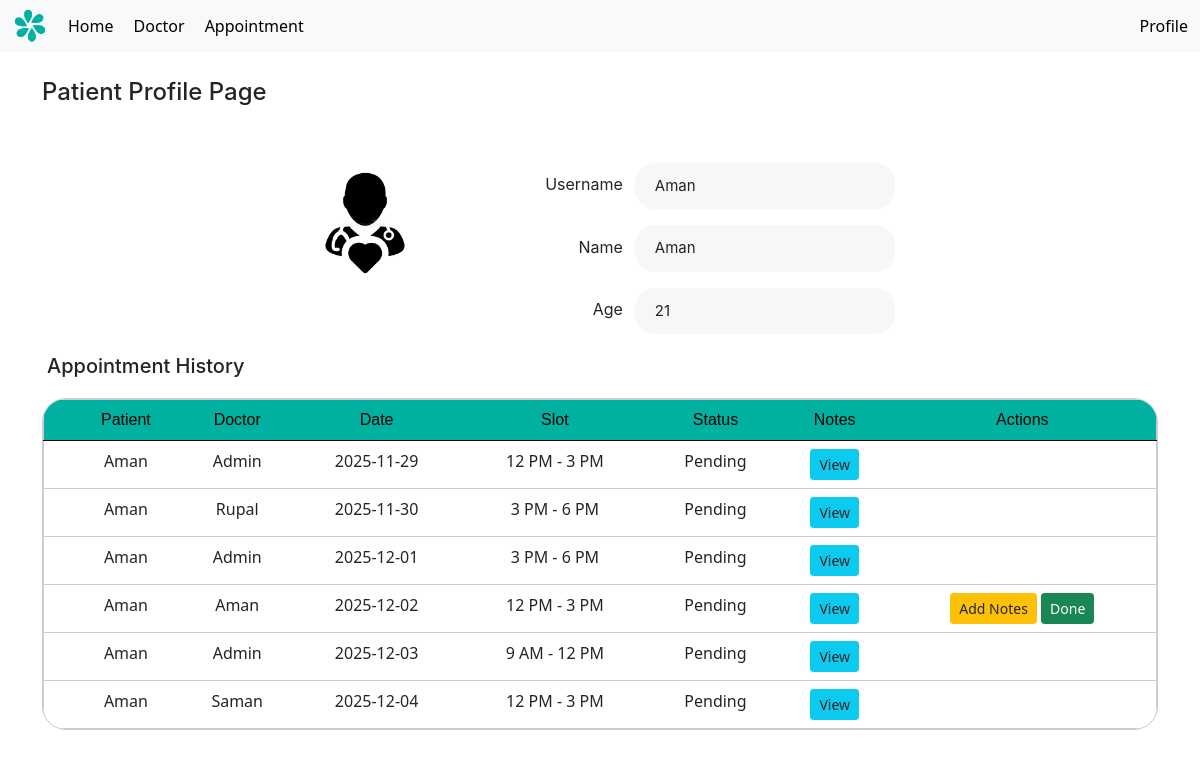
The page /patient/2 (signed in) on the database its author committed.
### models.py (models this page shows, shortened)
class patient(UserMixin, db.Model):
    id = db.Column(db.Integer, primary_key=True)
    username = db.Column(db.String(100), unique=True, nullable=False)
    name = db.Column(db.String(100), nullable=False)
    age = db.Column(db.Integer, nullable=False)
    password = db.Column(db.String(200), nullable=False)
    appointments = db.relationship('appointment', back_populates='patient', lazy=True)
    is_admin = db.Column(db.Boolean, default=False)
    is_doctor = db.Column(db.Boolean, default=False)

class appointment(db.Model):
    id = db.Column(db.Integer, primary_key=True)
    patient_id = db.Column(db.Integer, db.ForeignKey('patient.id'), nullable=False)
    doctor_id = db.Column(db.Integer, db.ForeignKey('doctor.id'), nullable=False)
    appointment_date = db.Column(db.Date, nullable=False)
    slot = db.Column(db.String(20), nullable=False)
    prescription = db.Column(db.Text, nullable=True)
    status = db.Column(db.Boolean, default=False)
    is_blocked = db.Column(db.Boolean, default=False)
    doctor = db.relationship('doctor', back_populates='appointments', lazy=True)
    patient = db.relationship('patient', back_populates='appointments', lazy=True)

class doctor(UserMixin, db.Model):
    id = db.Column(db.Integer, primary_key=True)
    username = db.Column(db.String(100), unique=True, nullable=False)
    password = db.Column(db.String(200), nullable=False)
    name = db.Column(db.String(100), nullable=False)
    specialization = db.Column(db.String(100), nullable=False)
    availability = db.Column(db.Date, nullable=True)
    timeSlots = db.relationship('timeSlot', back_populates='doctor', lazy=True)
    appointments = db.relationship('appointment', back_populates='doctor', lazy=True)
    is_admin = db.Column(db.Boolean, default=False)
    is_doctor = db.Column(db.Boolean, default=True)

### app.py (the view)
@app.route('/patient/<int:patient_id>')
@login_required
def patient_profile(patient_id):
    pat = patient.query.get_or_404(patient_id)
    appointments = appointment.query.filter(
        appointment.patient_id == patient_id,
        appointment.is_blocked == False,
        appointment.patient_id != 0
    ).order_by(
        appointment.appointment_date.asc()
    ).all()
    return render_template(
        'profile_page_p.html',
        pat=pat,
        appointments=appointments
    )

### app.py (called while the page is built)
@login_manager.user_loader
def load_user(user_id):
    user_type = session.get("user_type")
    if user_type == "doctor":
        return doctor.query.get(int(user_id))
    return patient.query.get(int(user_id))

@app.context_processor
def inject_user():
    return dict(current_user=current_user, request = request)

### templates/profile_page_p.html (shortened to what this page needs)
{% extends 'layout.html' %}
{% block content %}
<h1>Patient Profile Page</h1>
<div class="flex-column gap-16p" style="align-items: center;">
<div class="flex-column mx-auto gap-16p mt-5" style = "align-items: center; display: flex">
<div class="flex-row gap-120p">
    <div class="profile-container d-flex flex-column align-items-center" style="width: 50%; border-radius: 100px; overflow: clip; align-items: center">
    <img src="{{ url_for('static', filename='images/patient_avatar.webp') }}" alt="Patient Avatar" class="avatar-img mb-3" style="width: 120px; border-radius: 300px; ">
    </div>
    <div class="profile-details flex-column gap-16p">
        <div class="flex-row gap-12p" style="align-items: center; justify-content: flex-end">
            <div class="profile-label">Username</div>
            <div class="profile-field">{{ pat.username }}</div>
        </div>
        <div class="flex-row gap-12p" style="align-items: center; justify-content: flex-end">
            <div class="profile-label">Name</div>
            <div class="profile-field">{{ pat.name }}</div>
        </div>
        <div class="flex-row gap-12p" style="align-items: center; justify-content: flex-end">
            <div class="profile-label">Age</div>
            <div class="profile-field">{{ pat.age }}</div>
        </div>
    </div>
</div>
</div>
</div>
 <h5 style="margin-bottom: -28px; margin-top: 20px; margin-left: 5px;">Appointment History</h5>
<div class="flex-column mx-auto gap-16p mt-5" style = "align-items: center; display: flex">
<div style=" border: 1px solid #ccc; border-radius: 24px; width: 100%; overflow: clip;">
<table class="table" style="text-align: center; padding: 20px; border: 1px solid #ccc; margin-bottom: 0px;">
  <thead class="thead-darky">
    <tr>
        <th scope="col"></th>
        <th scope="col">Patient</th>
        <th scope="col">Doctor</th>
        <th scope="col">Date</th>
        <th scope="col">Slot</th>
        <th scope="col">Status</th>
        <th scope="col">Notes</th>
        <th scope="col">Actions</th>
    </tr>
  </thead>
  <tbody>
        {% for a in appointments %}
        <tr class="table-row-link">
            <th scope="row"></th>
            <td><a href="{{ url_for('patient_profile', patient_id=a.patient.id) }}">{{ a.patient.name }}</a></td>
            <td><a href="{{ url_for('doctor_profile', doctor_id=a.doctor.id) }}">{{ a.doctor.name }}</a></td>
            <td>{{ a.appointment_date }}</td>
            <td>{{ a.slot }}</td>
            <td>{% if a.status %}
        <div class="text-success fw-bold">Complete</div>
    {% else %}
        <div>Pending</div>
    {% endif %}</td>
            <td>
              <a href="{{ url_for('view_notes', appt_id=a.id) }}" class="btn btn-info btn-sm">
                  View
              </a>
            </td>
            <td>
                {% if (current_user.is_doctor and a.doctor_id == current_user.id) or current_user.is_admin %}
                    <a href="{{ url_for('add_notes', appt_id=a.id) }}" class="btn btn-warning btn-sm">
                        Add Notes
                    </a>
                {% endif %}
                {% if (current_user.is_doctor and a.doctor_id == current_user.id) or current_user.is_admin %}
                    <form action="{{ url_for('mark_done', appt_id=a.id) }}" method="POST" style="display:inline;">
                        <button class="btn btn-sm btn-success">
                            {% if a.status %}Undo{% else %}Done{% endif %}
                        </button>
                    </form>
                {% endif %}
            </td>
        </tr>
        {% endfor %}
  </tbody>
</table>
</div>
</div>
{% endblock %}

### static/styles.css (style rules this page uses)
.thead-darky { background-color: #00B0A0; color: black; font-weight: 400; border-style: none; font-family: 'Arial', sans-serif; }
table { text-align: center; }
.thead-darky th { font-weight: 400; font-size: 16px; }
.d-flex { display: flex; align-items: center; justify-content: space-between; }
.flex-column { display: flex; flex-direction: column; }
.flex-row { display: flex; flex-direction: row; }
.gap-12p { gap: 12px !important; }
.gap-16p { gap: 16px !important; }
.gap-120p { gap: 120px !important; }
h1, h2, h3, h4, h5, h6 { font-family: "inter", sans-serif; }
h1 { font-size: 24px !important; font-weight: 700; }
.profile-container { width: 50%; flex-wrap: nowrap }
.profile-field { background-color: #F7F7F7; border-radius: 20px; padding: 12px 20px; width: 260px; font-size: 15px; font-family: "inter", sans-serif; }
.profile-label { font-weight: 400; margin-bottom: 4px; font-family: "inter", sans-serif; }
.table-row-link a { text-decoration: none !important; color: inherit !important; }

### rows shown on the page
patient: username "Aman", name "Aman", age "21"
appointment: patient.name "Aman", doctor.name "Admin", appointment_date "2025-11-29", slot "12 PM - 3 PM", status "Pending"
appointment: patient.name "Aman", doctor.name "Rupal", appointment_date "2025-11-30", slot "3 PM - 6 PM", status "Pending"
appointment: patient.name "Aman", doctor.name "Admin", appointment_date "2025-12-01", slot "3 PM - 6 PM", status "Pending"
appointment: patient.name "Aman", doctor.name "Aman", appointment_date "2025-12-02", slot "12 PM - 3 PM", status "Pending"
appointment: patient.name "Aman", doctor.name "Admin", appointment_date "2025-12-03", slot "9 AM - 12 PM", status "Pending"
appointment: patient.name "Aman", doctor.name "Saman", appointment_date "2025-12-04", slot "12 PM - 3 PM", status "Pending"
